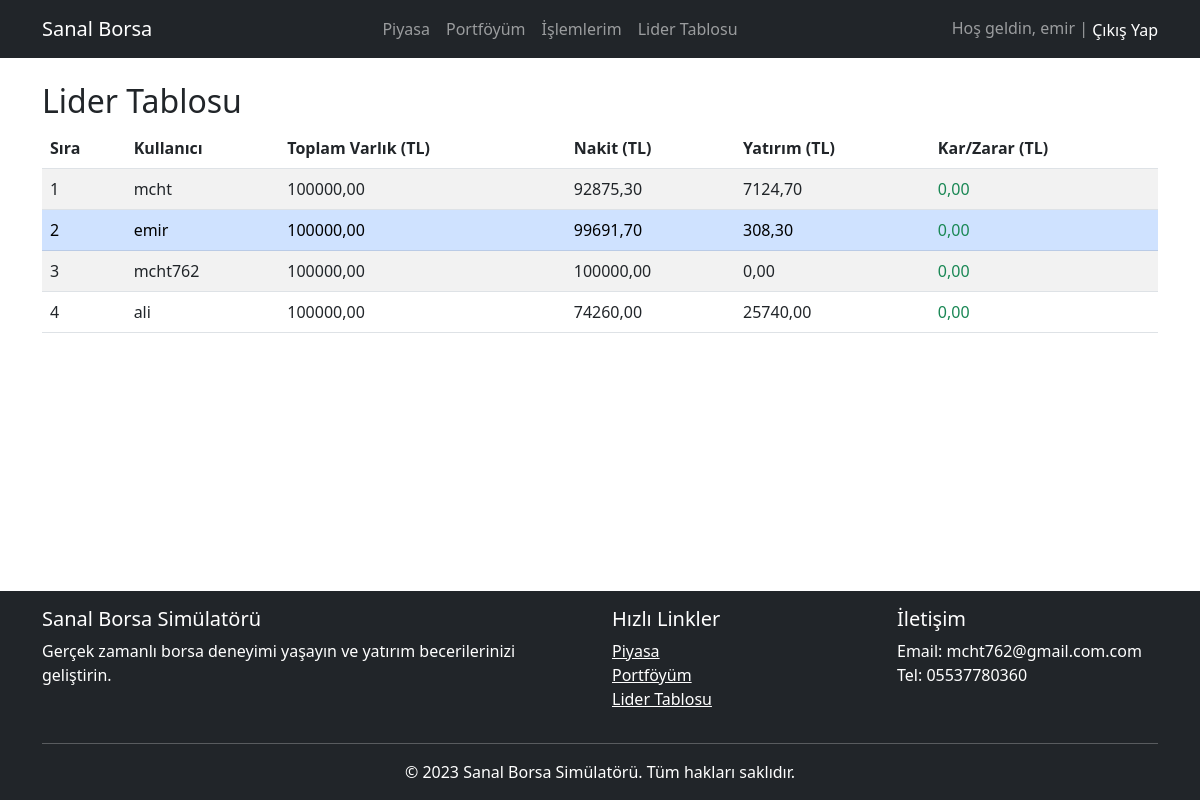
Screenshot of /leaderboard/ (signed in) with the database file from the repository.
### core/models.py (models this page shows, shortened)
class UserPortfolio(models.Model):
    user = models.OneToOneField(User, on_delete=models.CASCADE)
    balance = models.DecimalField(max_digits=15, decimal_places=2, default=100000.00)

### core/views.py (the view)
# urls.py: path('leaderboard/', views.leaderboard, name='leaderboard'),
def leaderboard(request):
    portfolios = UserPortfolio.objects.select_related('user').all()
    leaderboard_data = []
    for portfolio in portfolios:
        holdings = UserHolding.objects.filter(portfolio=portfolio)
        investment_value = sum(h.current_value() for h in holdings)
        total_assets = portfolio.balance + investment_value
        leaderboard_data.append({
            'user': portfolio.user.username,
            'total_assets': total_assets,
            'balance': portfolio.balance,
            'investment_value': investment_value,
            'profit_loss': total_assets - 100000  # Başlangıç bakiyesine göre kar/zarar
        })
    leaderboard_data.sort(key=lambda x: x['total_assets'], reverse=True)
    return render(request, 'core/leaderboard.html', {
        'leaderboard': leaderboard_data
    })

### core/models.py (called while the page is built)
    def current_value(self):
        return self.quantity * self.stock.current_price

### core/templates/core/leaderboard.html
{% extends 'core/base.html' %}
{% block content %}
<h2>Lider Tablosu</h2>
<table class="table table-striped">
    <thead>
        <tr>
            <th>Sıra</th>
            <th>Kullanıcı</th>
            <th>Toplam Varlık (TL)</th>
            <th>Nakit (TL)</th>
            <th>Yatırım (TL)</th>
            <th>Kar/Zarar (TL)</th>
        </tr>
    </thead>
    <tbody>
        {% for user in leaderboard %}
        <tr class="{% if user.user == request.user.username %}table-primary{% endif %}">
            <td>{{ forloop.counter }}</td>
            <td>{{ user.user }}</td>
            <td>{{ user.total_assets|floatformat:2 }}</td>
            <td>{{ user.balance|floatformat:2 }}</td>
            <td>{{ user.investment_value|floatformat:2 }}</td>
            <td class="{% if user.profit_loss >= 0 %}text-success{% else %}text-danger{% endif %}">
                {{ user.profit_loss|floatformat:2 }}
            </td>
        </tr>
        {% endfor %}
    </tbody>
</table>
{% endblock %}

### core/templates/core/base.html (shortened to what this page needs)
<!DOCTYPE html>
<html lang="tr">
<head>
    <link href="https://cdn.jsdelivr.net/npm/bootstrap@5.3.0/dist/css/bootstrap.min.css" rel="stylesheet">
</head>
<body class="d-flex flex-column min-vh-100">
    <nav class="navbar navbar-expand-lg navbar-dark bg-dark">
        <div class="container">
            <a class="navbar-brand" href="{% url 'core:dashboard' %}">Sanal Borsa</a>
            <div class="navbar-nav">
                <a class="nav-link" href="{% url 'core:dashboard' %}">Piyasa</a>
                <a class="nav-link" href="{% url 'core:portfolio' %}">Portföyüm</a>
                <a class="nav-link" href="{% url 'core:transactions' %}">İşlemlerim</a>
                <a class="nav-link" href="{% url 'core:leaderboard' %}">Lider Tablosu</a>
            </div>
            <div class="navbar-text">
                {% if user.is_authenticated %}
                    Hoş geldin, {{ user.username }} |
                    <form method="post" action="{% url 'logout' %}" style="display:inline;">
                        <button type="submit" class="btn btn-link text-white p-0 m-0" style="text-decoration: none; border: none; background: none;">Çıkış Yap</button>
                    </form>
                {% else %}
                    <a href="{% url 'login' %}" class="text-white">Giriş Yap</a> |
                    <a href="{% url 'core:register' %}" class="text-white">Kayıt Ol</a>
                {% endif %}
            </div>
        </div>
    </nav>
    <div class="container mt-4 flex-grow-1">
        {% block content %}{% endblock %}
    </div>
    <footer class="bg-dark text-white py-3 mt-4">
        <div class="container">
            <div class="row">
                <div class="col-md-6">
                    <h5>Sanal Borsa Simülatörü</h5>
                    <p>Gerçek zamanlı borsa deneyimi yaşayın ve yatırım becerilerinizi geliştirin.</p>
                </div>
                <div class="col-md-3">
                    <h5>Hızlı Linkler</h5>
                    <ul class="list-unstyled">
                        <li><a href="{% url 'core:dashboard' %}" class="text-white">Piyasa</a></li>
                        <li><a href="{% url 'core:portfolio' %}" class="text-white">Portföyüm</a></li>
                        <li><a href="{% url 'core:leaderboard' %}" class="text-white">Lider Tablosu</a></li>
                    </ul>
                </div>
                <div class="col-md-3">
                    <h5>İletişim</h5>
                    <ul class="list-unstyled">
                        <li>Email: mcht762@gmail.com.com</li>
                        <li>Tel: 05537780360</li>
                    </ul>
                </div>
            </div>
            <hr>
            <div class="text-center">
                <p class="mb-0">&copy; 2023 Sanal Borsa Simülatörü. Tüm hakları saklıdır.</p>
            </div>
        </div>
    </footer>
</body>
</html>

### rows the page displays
UserPortfolio: balance "92875,30"
UserPortfolio: balance "99691,70"
UserPortfolio: balance "100000,00"
UserPortfolio: balance "74260,00"

### other values shown
{{ user.username }} "emir"
{{ user.user }} "mcht" "emir" "mcht762" "ali"
{{ user.total_assets|floatformat:2 }} "100000,00" "100000,00" "100000,00" "100000,00"
{{ user.investment_value|floatformat:2 }} "7124,70" "308,30" "0,00" "25740,00"
{{ user.profit_loss|floatformat:2 }} "0,00" "0,00" "0,00" "0,00"
